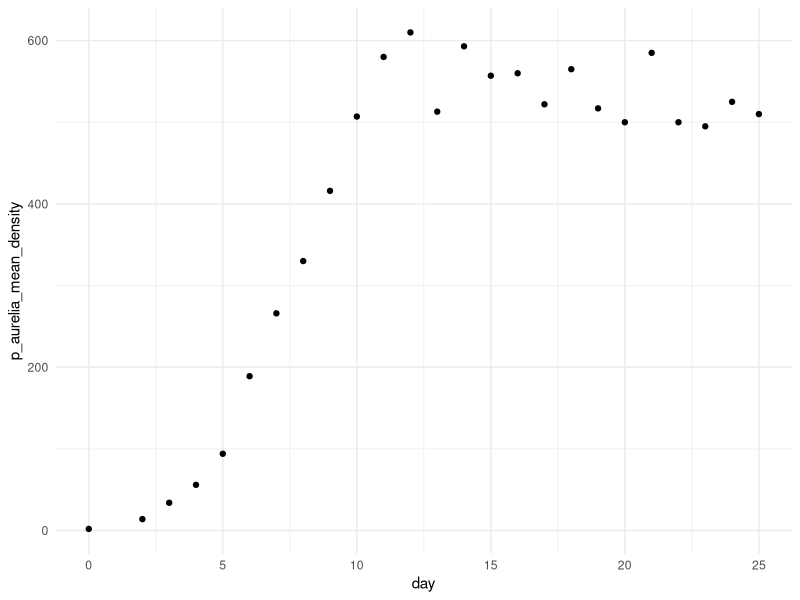
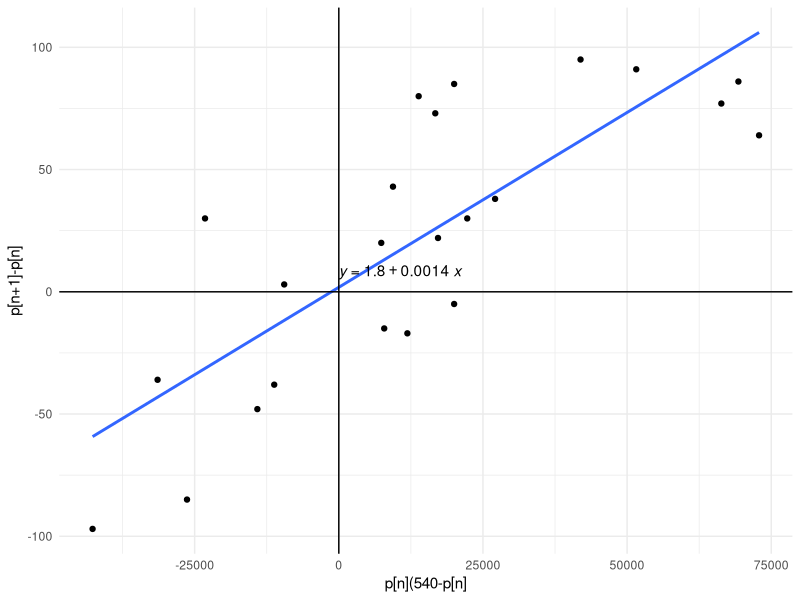
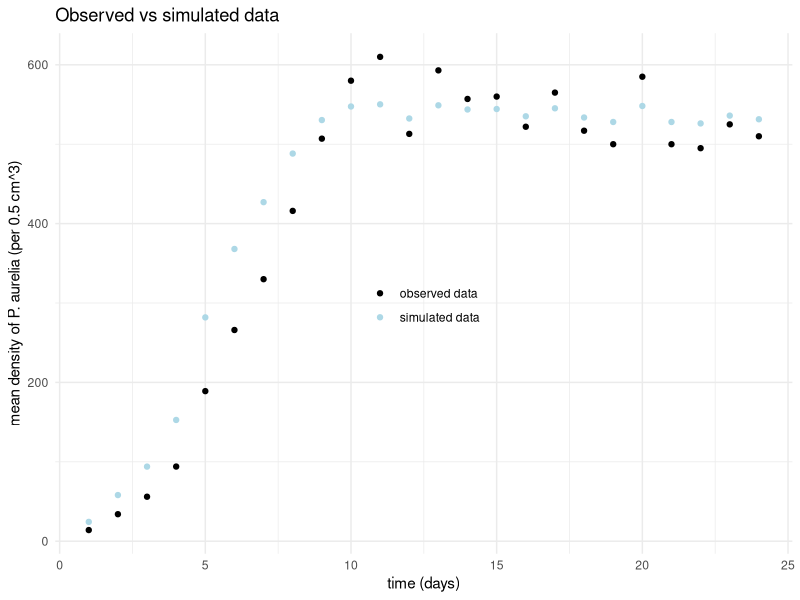
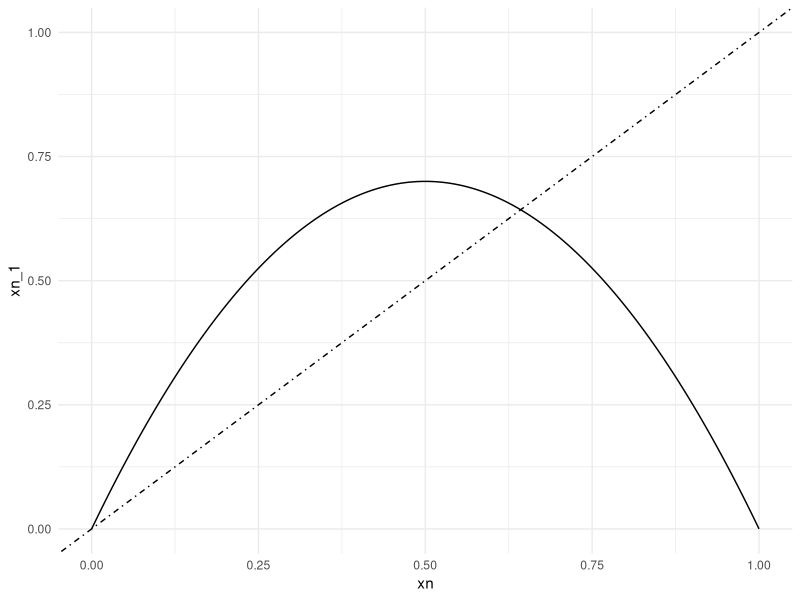
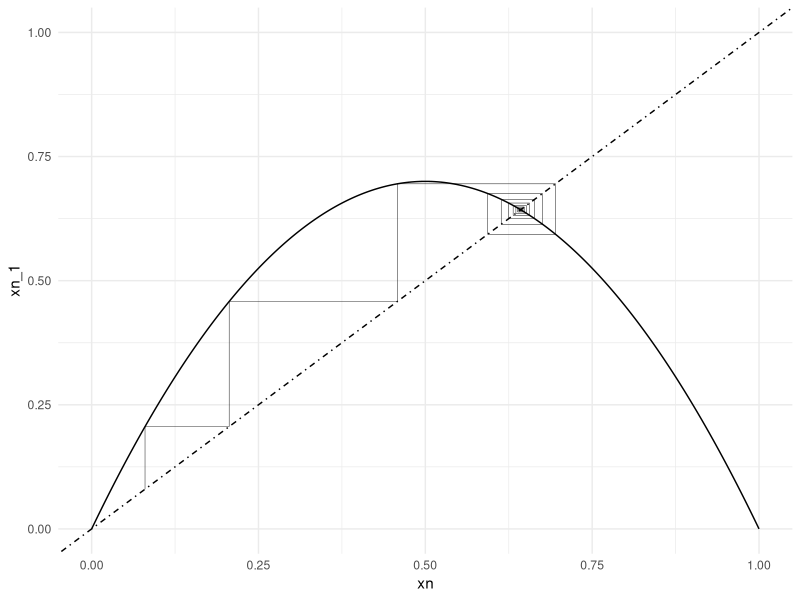

Reproduce these figures in R, in order.
# Introduction to Discrete-Time Models
packages <- c("dplyr", "tidyverse", "readxl", "ggplot2", "ggpubr")

# Install required packages
install_load_packages <- function(list_of_packages){
  for (package in list_of_packages){
    if (! package %in% installed.packages()){
      install.packages(package)
    }
    library(package, character.only = TRUE)
  }
}

install_load_packages(packages)


# Load the dataset
df <- read_xlsx("exercises/vries et al/chapter 2/P_aurelia_growth.xlsx")

head(df)

# Visualise the mean density
ggplot(df, aes(x = day, y = p_aurelia_mean_density))+
  geom_point() +
  theme_minimal()

# The dependent variable is p[n+1], the independent variable is p[n], the parameter is deltap[n]
# We need to determine the form of deltap[n] that will give raise to the data (in this case we pick 540 as the point above which the change in pn will be negative)
# We hypothesise that deltap[n] = p[n-1] - p[n] will be proportional to k(540-pn)pn, where value of k needs to be determined
# To test our hypothesis, we plot the two equations against each other
# Use the dataframe to produce the output value of the two equations
View(df)
p_n_observed <- df$p_aurelia_mean_density

# Remove missing observations that will not be used
p_n_observed <- p_n_observed[3:length(p_n_observed)]

# Get the output of the second equation
deltan2 <- function(dataframe){
  df_length <- length(dataframe)
  out <- numeric(df_length)
  for (n in seq_along(dataframe)){
    out[n] <- (540-dataframe[n])*dataframe[n]
    }
  return(out)
  }

# The output for the second equation
delta2 <- deltan2(p_n_observed)[1:23] # remove the last output as there is no corresponding observed deltan after the last data point

# The output of the first equation is just the observed delta
delta1 <- df$change_density[4:length(df$change_density)]


# Plot the outputs of the first and the second equation against each other to check proportionality
# First, combine them as one dataframe
df_compare <- data.frame(second_eq = delta2, first_eq = delta1)
df_compare

# Plot the outputs against each other
ggplot(df_compare, aes(x = second_eq, y = first_eq))+
  geom_point() +
  geom_smooth(aes(x = second_eq, y = first_eq), method = "lm", se = F) + 
  geom_hline(yintercept = 0) +
  geom_vline(xintercept = 0) +
  theme_minimal() +
  xlab("p[n](540-p[n]") + ylab("p[n+1]-p[n]")+
  stat_regline_equation(label.x = 4, label.y = 8)

# The estimated value of k is 0.0014 (in the textbook, it is said to be 0.00145)

# Based on the information we have so far, we can derive a new equation for our model to be fitted agains the experimental data
# The new equation will be p[n+1] = p[n] + 0.00145(540-p[n])pn
# Solve the equation and store the outputs as simulated data

predicted_values <- function(p){
  n_length <- length(p_n_observed)
  predicted_value <- numeric(n_length)
  k <- 0.0014
  approx_carrying_capacity <- 540
  
  for (n in seq_along(p)){
    predicted_value[n + 1] <- p[n] + k*(approx_carrying_capacity - p[n])*p[n]
  }
  return(predicted_value)
}

# Store the outputs as simulated data
simulated_data <- predicted_values(p_n_observed)

# Check the length of the simulated data
length(simulated_data)
length(p_n_observed)

# Plot the simulated data against the observed data
# Combine the simulated data and observed data as one dataframe for easier plotting
# Remove the first predicted value in simulated data as it has no corresponding observed data 
df_final <- data.frame(time = 1:length(p_n_observed), observed_data = p_n_observed, simulated_data = simulated_data[2:length(simulated_data)])

df_final

# Plot the graph
ggplot()+
  # point line plot for the discrete-time model
  geom_point(data = df_final, aes(x = time, y = observed_data, color = "observed data"), size = 1.5) + 
  geom_point(data = df_final, aes(x = time, y = simulated_data, color = "simulated data"), size = 1.5) +
  theme_minimal() +
  ggtitle("Observed vs simulated data") +
  xlab("time (days)") + ylab("mean density of P. aurelia (per 0.5 cm^3)")+
  scale_color_manual(
    name = "",
    values = c("observed data" = "black", "simulated data" = "lightblue") 
  ) +
  labs(color = "") +
  theme(
    legend.position = "inside" #c(0.6, 0.4, 0.4, 0.4) # bottom, top, left, right margin
  )

# Cobwebbing to investigate the behaviour of the system
# Define the function (discrete logistic model) for the parabola 
parabola <- function(xn){
  # Define the length of the outputs
  n_length <- length(xn)
  x <- numeric(n_length)
  
  # Define parameters values
  r <- 2.8
  K <- 1
  
  for (n in seq_along(x)){
    x[n] <- r*xn[n]*(1-(xn[n]/K)) 
  }
  return(x)
}

start <- 0
end <- 1
x_length <- 500
xn <- seq(start, end, length.out = x_length)

df_parabola_xn <-xn
df_parabola_xn_1 <- parabola(xn)

df_parabola <- data.frame(xn = df_parabola_xn, xn_1 = df_parabola_xn_1)


# Draw the parabola and the diagonal line
ggplot(df_parabola, aes(x = xn, y = xn_1)) +
  geom_line()+
  theme_minimal()+
  geom_abline(intercept = 0, slope = 1, linetype = "dotdash")+
  coord_cartesian(xlim = c(0,1), ylim = c(0,1))


# Now draw the cobweb
# The cobweb requires a separate function
cobweb <- function(x){
  # Define the length of the outputs and initiate blank data frame for storing the outputs
  n_length <- length(x)
  xn <- numeric(n_length)
  yn <- numeric(n_length)
  xn_end <- numeric(n_length)
  yn_end <- numeric(n_length)
  step <- numeric(n_length)
  
  # Define parameters values
  r <- 2.8
  K <- 1
  
  # Define initial conditions
  step[1] <- 1
  
  # Start with a vertical move
  xn[1] <- 0.08 
  xn_end[1] <- xn[1] # the end point of x is just x as it moves vertically
  yn[1] <- xn[1] # the vertical move starts from x
  yn_end[1] <- r*xn[1]*(1-(xn[1]/K)) # the move ends at f(x0)
  
  
  for (n in 2:length(x)){
    if (n%%2 == 0){
      xn[n] <- yn[n-1] #the horizontal move starts at x0 (if it starts at previous yn_end, it will skip the required point by one step!)
      xn_end[n] <- yn_end[n-1] #the horizontal move ends at the value of x equals to the previous yn_end or f(x0)
      yn[n] <- yn_end[n-1] #no vertical move is made
      yn_end[n] <- yn_end[n-1] #no vertical move is made
      step[n] <- n
      
    } else {
      xn[n] <- yn_end[n-1] #no horizonal move is made
      xn_end[n] <- yn_end[n-1] #no horizonal move is made
      yn[n] <- yn_end[n-1] #vertical move starts at the previous yn_end
      yn_end[n] <- r*xn[n]*(1-(xn[n]/K)) #vertical move ends at f(f(x0)) or f(x1)
      step[n] <- n
      
    }
    # define the end points as inputs for geom_segment
    df_cobweb <- data.frame(x = xn, 
                            x_end = xn_end, 
                            y = yn, 
                            y_end = yn_end,
                            step = step)
  }
  return(df_cobweb)
}

plot_cobweb <- cobweb(df_parabola$xn_1)


# Overlay the cobweb on top of the parabola and the diagonal line
ggplot(df_parabola, aes(x = xn, y = xn_1)) +
  geom_line()+
  theme_minimal()+
  geom_abline(intercept = 0, slope = 1, linetype = "dotdash")+
  coord_cartesian(xlim = c(0,1), ylim = c(0,1))+
  geom_segment(data = plot_cobweb, aes(x = x, y = y, xend = x_end, yend=y_end), linewidth = 0.15)


